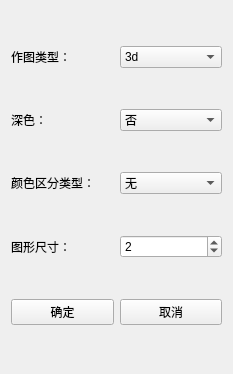
<?xml version="1.0" encoding="UTF-8"?>
<ui version="4.0">
 <class>Form</class>
 <widget class="QWidget" name="Form">
  <property name="geometry">
   <rect>
    <x>0</x>
    <y>0</y>
    <width>233</width>
    <height>374</height>
   </rect>
  </property>
  <property name="windowTitle">
   <string>作图信息设置</string>
  </property>
  <layout class="QVBoxLayout" name="verticalLayout">
   <item>
    <layout class="QHBoxLayout" name="horizontalLayout">
     <item>
      <widget class="QLabel" name="label">
       <property name="text">
        <string>作图类型：</string>
       </property>
      </widget>
     </item>
     <item>
      <widget class="QComboBox" name="comboBox">
       <item>
        <property name="text">
         <string>3d</string>
        </property>
       </item>
       <item>
        <property name="text">
         <string>top</string>
        </property>
       </item>
       <item>
        <property name="text">
         <string>vs</string>
        </property>
       </item>
      </widget>
     </item>
    </layout>
   </item>
   <item>
    <layout class="QHBoxLayout" name="horizontalLayout_2">
     <item>
      <widget class="QLabel" name="label_2">
       <property name="text">
        <string>深色：</string>
       </property>
      </widget>
     </item>
     <item>
      <widget class="QComboBox" name="comboBox_2">
       <item>
        <property name="text">
         <string>否</string>
        </property>
       </item>
       <item>
        <property name="text">
         <string>是</string>
        </property>
       </item>
      </widget>
     </item>
    </layout>
   </item>
   <item>
    <layout class="QHBoxLayout" name="horizontalLayout_3">
     <item>
      <widget class="QLabel" name="label_3">
       <property name="text">
        <string>颜色区分类型：</string>
       </property>
      </widget>
     </item>
     <item>
      <widget class="QComboBox" name="comboBox_3">
       <item>
        <property name="text">
         <string>无</string>
        </property>
       </item>
       <item>
        <property name="text">
         <string>dls</string>
        </property>
       </item>
       <item>
        <property name="text">
         <string>dl</string>
        </property>
       </item>
       <item>
        <property name="text">
         <string>tvd</string>
        </property>
       </item>
       <item>
        <property name="text">
         <string>md</string>
        </property>
       </item>
       <item>
        <property name="text">
         <string>inc</string>
        </property>
       </item>
       <item>
        <property name="text">
         <string>azi</string>
        </property>
       </item>
      </widget>
     </item>
    </layout>
   </item>
   <item>
    <layout class="QHBoxLayout" name="horizontalLayout_4">
     <item>
      <widget class="QLabel" name="label_4">
       <property name="text">
        <string>图形尺寸：</string>
       </property>
      </widget>
     </item>
     <item>
      <widget class="QSpinBox" name="spinBox">
       <property name="value">
        <number>2</number>
       </property>
      </widget>
     </item>
    </layout>
   </item>
   <item>
    <layout class="QHBoxLayout" name="horizontalLayout_5">
     <item>
      <widget class="QPushButton" name="pushButton">
       <property name="text">
        <string>确定</string>
       </property>
      </widget>
     </item>
     <item>
      <widget class="QPushButton" name="pushButton_2">
       <property name="text">
        <string>取消</string>
       </property>
      </widget>
     </item>
    </layout>
   </item>
  </layout>
 </widget>
 <resources/>
 <connections/>
</ui>
